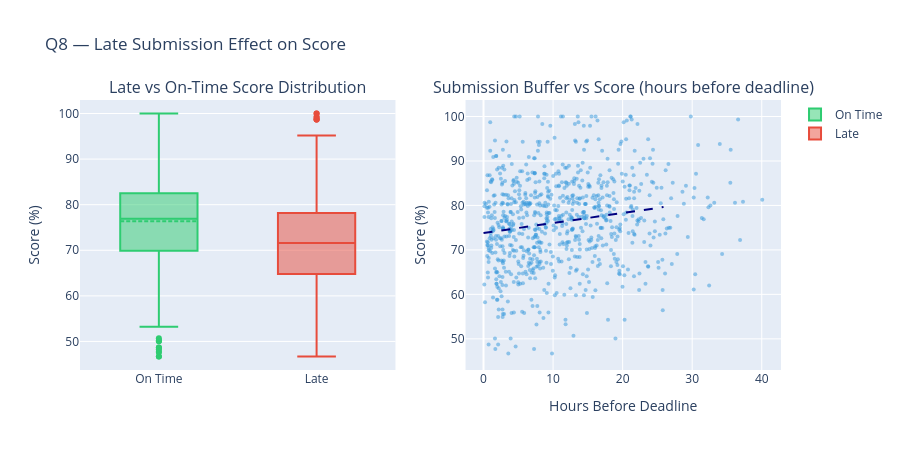

Notebook source saved alongside this figure:
### Code cell
# ── Chart ────────────────────────────────────────────────────────────────────
fig = make_subplots(rows=1, cols=2,
                    subplot_titles=['Late vs On-Time Score Distribution',
                                    'Submission Buffer vs Score (hours before deadline)'])

# Box plot
for label, color in [('On Time','#2ecc71'), ('Late','#e74c3c')]:
    subset = sub_grade[sub_grade['is_late_label']==label]
    fig.add_trace(go.Box(y=subset['pct'], name=label,
                         marker_color=color, boxmean=True), row=1, col=1)

# Scatter: buffer_hours vs score (only on-time: buffer > 0)
ontime = sub_grade[sub_grade['buffer_hours'] > 0]
fig.add_trace(go.Scatter(x=ontime['buffer_hours'], y=ontime['pct'],
                         mode='markers', marker=dict(color='#3498db', size=4, opacity=0.5),
                         name='On-time submissions', showlegend=False), row=1, col=2)

if len(ontime) > 5:
    s3, i3, *_ = stats.linregress(ontime['buffer_hours'], ontime['pct'])
    xr3 = np.linspace(0, ontime['buffer_hours'].quantile(0.95), 100)
    fig.add_trace(go.Scatter(x=xr3, y=s3*xr3+i3, mode='lines',
                             line=dict(color='navy', dash='dash'),
                             name='Trend', showlegend=False), row=1, col=2)

fig.update_xaxes(title_text='Hours Before Deadline', row=1, col=2)
fig.update_yaxes(title_text='Score (%)', row=1, col=1)
fig.update_yaxes(title_text='Score (%)', row=1, col=2)
fig.update_layout(height=450, title='Q8 — Late Submission Effect on Score')
fig.show()

### Figure 1 — Plotly figure (JSON) as saved in the notebook; plotly's stock layout.template omitted (floating-point values rounded to 4 significant figures; data arrays with more than 128 entries replaced by an {"elided": "..."} marker saying what was removed)
{"data": [{"boxmean": true, "marker": {"color": "#2ecc71"}, "name": "On Time", "type": "box", "xaxis": "x", "y": {"elided": "780 float values"}, "yaxis": "y"}, {"boxmean": true, "marker": {"color": "#e74c3c"}, "name": "Late", "type": "box", "xaxis": "x", "y": {"elided": "413 float values"}, "yaxis": "y"}, {"marker": {"color": "#3498db", "opacity": 0.5, "size": 4}, "mode": "markers", "name": "On-time submissions", "showlegend": false, "type": "scatter", "x": {"elided": "779 float values"}, "xaxis": "x2", "y": {"elided": "779 float values"}, "yaxis": "y2"}, {"line": {"color": "navy", "dash": "dash"}, "mode": "lines", "name": "Trend", "showlegend": false, "type": "scatter", "x": [0.0, 0.2614, 0.5227, 0.7841, 1.045, 1.307, 1.568, 1.83, 2.091, 2.352, 2.614, 2.875, 3.136, 3.398, 3.659, 3.92, 4.182, 4.443, 4.705, 4.966, 5.227, 5.489, 5.75, 6.011, 6.273, 6.534, 6.795, 7.057, 7.318, 7.58, 7.841, 8.102, 8.364, 8.625, 8.886, 9.148, 9.409, 9.67, 9.932, 10.19, 10.45, 10.72, 10.98, 11.24, 11.5, 11.76, 12.02, 12.28, 12.55, 12.81, 13.07, 13.33, 13.59, 13.85, 14.11, 14.37, 14.64, 14.9, 15.16, 15.42, 15.68, 15.94, 16.2, 16.47, 16.73, 16.99, 17.25, 17.51, 17.77, 18.03, 18.3, 18.56, 18.82, 19.08, 19.34, 19.6, 19.86, 20.12, 20.39, 20.65, 20.91, 21.17, 21.43, 21.69, 21.95, 22.22, 22.48, 22.74, 23.0, 23.26, 23.52, 23.78, 24.05, 24.31, 24.57, 24.83, 25.09, 25.35, 25.61, 25.87], "xaxis": "x2", "y": [73.8, 73.86, 73.92, 73.98, 74.04, 74.09, 74.15, 74.21, 74.27, 74.33, 74.39, 74.45, 74.51, 74.57, 74.62, 74.68, 74.74, 74.8, 74.86, 74.92, 74.98, 75.04, 75.09, 75.15, 75.21, 75.27, 75.33, 75.39, 75.45, 75.51, 75.57, 75.62, 75.68, 75.74, 75.8, 75.86, 75.92, 75.98, 76.04, 76.09, 76.15, 76.21, 76.27, 76.33, 76.39, 76.45, 76.51, 76.57, 76.62, 76.68, 76.74, 76.8, 76.86, 76.92, 76.98, 77.04, 77.09, 77.15, 77.21, 77.27, 77.33, 77.39, 77.45, 77.51, 77.57, 77.62, 77.68, 77.74, 77.8, 77.86, 77.92, 77.98, 78.04, 78.09, 78.15, 78.21, 78.27, 78.33, 78.39, 78.45, 78.51, 78.57, 78.62, 78.68, 78.74, 78.8, 78.86, 78.92, 78.98, 79.04, 79.09, 79.15, 79.21, 79.27, 79.33, 79.39, 79.45, 79.51, 79.57, 79.62], "yaxis": "y2"}], "layout": {"annotations": [{"font": {"size": 16}, "showarrow": false, "text": "Late vs On-Time Score Distribution", "x": 0.225, "xanchor": "center", "xref": "paper", "y": 1, "yanchor": "bottom", "yref": "paper"}, {"font": {"size": 16}, "showarrow": false, "text": "Submission Buffer vs Score (hours before deadline)", "x": 0.775, "xanchor": "center", "xref": "paper", "y": 1, "yanchor": "bottom", "yref": "paper"}], "height": 450, "title": {"text": "Q8 — Late Submission Effect on Score"}, "xaxis": {"anchor": "y", "domain": [0, 0.45]}, "xaxis2": {"anchor": "y2", "domain": [0.55, 1], "title": {"text": "Hours Before Deadline"}}, "yaxis": {"anchor": "x", "domain": [0, 1], "title": {"text": "Score (%)"}}, "yaxis2": {"anchor": "x2", "domain": [0, 1], "title": {"text": "Score (%)"}}}}
